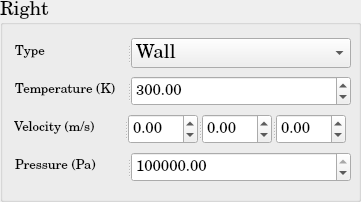
          <widget class="QGroupBox" name="SP_BoundaryCondition_Right">
           <property name="minimumSize">
            <size>
             <width>361</width>
             <height>202</height>
            </size>
           </property>
           <property name="maximumSize">
            <size>
             <width>361</width>
             <height>202</height>
            </size>
           </property>
           <property name="font">
            <font>
             <family>Century Schoolbook L</family>
             <pointsize>14</pointsize>
             <weight>50</weight>
             <bold>false</bold>
            </font>
           </property>
           <property name="title">
            <string>Right</string>
           </property>
           <layout class="QGridLayout" name="gridLayout_41">
            <item row="0" column="0">
             <widget class="QSplitter" name="splitter_60">
              <property name="minimumSize">
               <size>
                <width>338</width>
                <height>30</height>
               </size>
              </property>
              <property name="maximumSize">
               <size>
                <width>336</width>
                <height>30</height>
               </size>
              </property>
              <property name="orientation">
               <enum>Qt::Horizontal</enum>
              </property>
              <widget class="QLabel" name="SP_BC_Type_Right">
               <property name="minimumSize">
                <size>
                 <width>110</width>
                 <height>30</height>
                </size>
               </property>
               <property name="maximumSize">
                <size>
                 <width>110</width>
                 <height>30</height>
                </size>
               </property>
               <property name="text">
                <string>&lt;html&gt;&lt;head/&gt;&lt;body&gt;&lt;p&gt;&lt;span style=&quot; font-size:10pt;&quot;&gt;Type&lt;/span&gt;&lt;/p&gt;&lt;/body&gt;&lt;/html&gt;</string>
               </property>
              </widget>
              <widget class="QComboBox" name="SP_BC_Type_Right_ComboBox">
               <property name="minimumSize">
                <size>
                 <width>220</width>
                 <height>30</height>
                </size>
               </property>
               <property name="maximumSize">
                <size>
                 <width>220</width>
                 <height>30</height>
                </size>
               </property>
               <item>
                <property name="text">
                 <string>Wall</string>
                </property>
               </item>
               <item>
                <property name="text">
                 <string>Inlet</string>
                </property>
               </item>
               <item>
                <property name="text">
                 <string>Outlet</string>
                </property>
               </item>
               <item>
                <property name="text">
                 <string>Neumann</string>
                </property>
               </item>
               <item>
                <property name="text">
                 <string>Dirichlet</string>
                </property>
               </item>
              </widget>
             </widget>
            </item>
            <item row="3" column="0">
             <widget class="QSplitter" name="splitter_53">
              <property name="minimumSize">
               <size>
                <width>338</width>
                <height>30</height>
               </size>
              </property>
              <property name="maximumSize">
               <size>
                <width>336</width>
                <height>30</height>
               </size>
              </property>
              <property name="orientation">
               <enum>Qt::Horizontal</enum>
              </property>
              <widget class="QLabel" name="SP_BC_Pressure_Right">
               <property name="minimumSize">
                <size>
                 <width>110</width>
                 <height>30</height>
                </size>
               </property>
               <property name="maximumSize">
                <size>
                 <width>110</width>
                 <height>30</height>
                </size>
               </property>
               <property name="text">
                <string>&lt;html&gt;&lt;head/&gt;&lt;body&gt;&lt;p&gt;&lt;span style=&quot; font-size:10pt;&quot;&gt;Pressure (Pa)&lt;/span&gt;&lt;/p&gt;&lt;/body&gt;&lt;/html&gt;</string>
               </property>
              </widget>
              <widget class="QDoubleSpinBox" name="SP_BC_Pressure_Right_doubleSpinBox">
               <property name="minimumSize">
                <size>
                 <width>220</width>
                 <height>30</height>
                </size>
               </property>
               <property name="maximumSize">
                <size>
                 <width>220</width>
                 <height>30</height>
                </size>
               </property>
               <property name="font">
                <font>
                 <pointsize>11</pointsize>
                </font>
               </property>
               <property name="maximum">
                <double>1000000000.000000000000000</double>
               </property>
               <property name="value">
                <double>100000.000000000000000</double>
               </property>
              </widget>
             </widget>
            </item>
            <item row="2" column="0">
             <widget class="QSplitter" name="splitter_50">
              <property name="orientation">
               <enum>Qt::Horizontal</enum>
              </property>
              <widget class="QLabel" name="SP_BC_Velocity_Right">
               <property name="minimumSize">
                <size>
                 <width>110</width>
                 <height>30</height>
                </size>
               </property>
               <property name="maximumSize">
                <size>
                 <width>110</width>
                 <height>30</height>
                </size>
               </property>
               <property name="text">
                <string>&lt;html&gt;&lt;head/&gt;&lt;body&gt;&lt;p&gt;&lt;span style=&quot; font-size:10pt;&quot;&gt;Velocity (m/s)&lt;/span&gt;&lt;/p&gt;&lt;/body&gt;&lt;/html&gt;</string>
               </property>
              </widget>
              <widget class="QSplitter" name="splitter_52">
               <property name="minimumSize">
                <size>
                 <width>220</width>
                 <height>30</height>
                </size>
               </property>
               <property name="maximumSize">
                <size>
                 <width>222</width>
                 <height>30</height>
                </size>
               </property>
               <property name="orientation">
                <enum>Qt::Horizontal</enum>
               </property>
               <widget class="QDoubleSpinBox" name="SP_BC_Right_Velocity_1d_doubleSpinBox">
                <property name="minimumSize">
                 <size>
                  <width>68</width>
                  <height>30</height>
                 </size>
                </property>
                <property name="maximumSize">
                 <size>
                  <width>70</width>
                  <height>30</height>
                 </size>
                </property>
                <property name="font">
                 <font>
                  <pointsize>11</pointsize>
                 </font>
                </property>
                <property name="minimum">
                 <double>-1000000000.000000000000000</double>
                </property>
                <property name="maximum">
                 <double>1000000000.000000000000000</double>
                </property>
               </widget>
               <widget class="QDoubleSpinBox" name="SP_BC_Right_Velocity_2d_doubleSpinBox">
                <property name="minimumSize">
                 <size>
                  <width>68</width>
                  <height>30</height>
                 </size>
                </property>
                <property name="maximumSize">
                 <size>
                  <width>70</width>
                  <height>30</height>
                 </size>
                </property>
                <property name="font">
                 <font>
                  <pointsize>11</pointsize>
                 </font>
                </property>
                <property name="minimum">
                 <double>-1000000000.000000000000000</double>
                </property>
                <property name="maximum">
                 <double>1000000000.000000000000000</double>
                </property>
               </widget>
               <widget class="QDoubleSpinBox" name="SP_BC_Right_Velocity_3d_doubleSpinBox">
                <property name="minimumSize">
                 <size>
                  <width>68</width>
                  <height>30</height>
                 </size>
                </property>
                <property name="maximumSize">
                 <size>
                  <width>70</width>
                  <height>30</height>
                 </size>
                </property>
                <property name="font">
                 <font>
                  <pointsize>11</pointsize>
                 </font>
                </property>
                <property name="minimum">
                 <double>-1000000000.000000000000000</double>
                </property>
                <property name="maximum">
                 <double>1000000000.000000000000000</double>
                </property>
               </widget>
              </widget>
             </widget>
            </item>
            <item row="1" column="0">
             <widget class="QSplitter" name="splitter_48">
              <property name="minimumSize">
               <size>
                <width>338</width>
                <height>30</height>
               </size>
              </property>
              <property name="maximumSize">
               <size>
                <width>336</width>
                <height>30</height>
               </size>
              </property>
              <property name="orientation">
               <enum>Qt::Horizontal</enum>
              </property>
              <widget class="QLabel" name="SP_BC_Temperature_Right">
               <property name="minimumSize">
                <size>
                 <width>110</width>
                 <height>30</height>
                </size>
               </property>
               <property name="maximumSize">
                <size>
                 <width>110</width>
                 <height>30</height>
                </size>
               </property>
               <property name="text">
                <string>&lt;html&gt;&lt;head/&gt;&lt;body&gt;&lt;p&gt;&lt;span style=&quot; font-size:10pt;&quot;&gt;Temperature (K)&lt;/span&gt;&lt;/p&gt;&lt;/body&gt;&lt;/html&gt;</string>
               </property>
              </widget>
              <widget class="QDoubleSpinBox" name="SP_BC_Right_Temperature_doubleSpinBox">
               <property name="minimumSize">
                <size>
                 <width>220</width>
                 <height>30</height>
                </size>
               </property>
               <property name="maximumSize">
                <size>
                 <width>220</width>
                 <height>30</height>
                </size>
               </property>
               <property name="font">
                <font>
                 <pointsize>11</pointsize>
                </font>
               </property>
               <property name="maximum">
                <double>1000000000.000000000000000</double>
               </property>
               <property name="value">
                <double>300.000000000000000</double>
               </property>
              </widget>
             </widget>
            </item>
           </layout>
          </widget>
